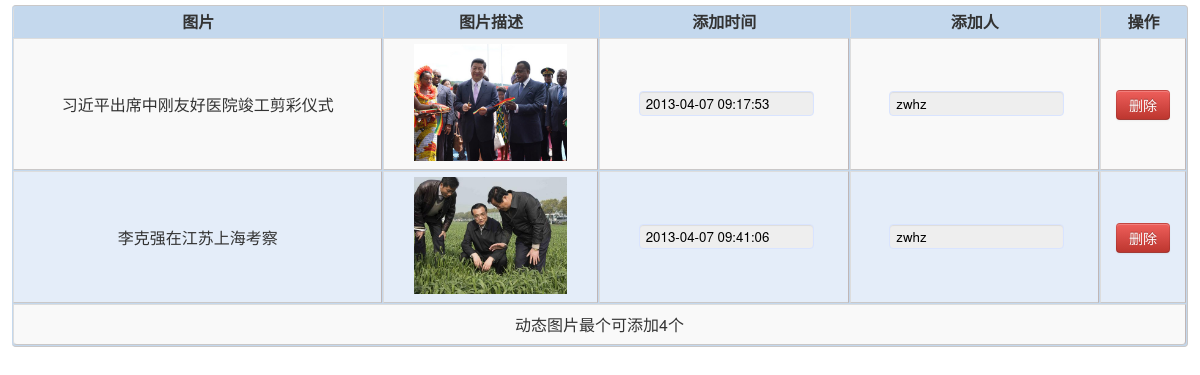
Page /viewImg.php (signed in) on the committed database.
### tables this page shows
CREATE TABLE `main` (
  `id` int(11) NOT NULL AUTO_INCREMENT,
  `code` int(11) NOT NULL COMMENT '0 浠ｈ〃鍚堜綔闄㈡牎 鏈塼itle content link(img) time \\n1 浠ｈ〃鍚堜綔鍔ㄦ? 鏈塼itle content  time \\n2 浠ｈ〃鏀跨瓥鏂囦欢 鏈塼itle content  time \\n3 浠ｈ〃閫氱煡鍏?憡 鏈塼itle content  time \\n4 浠ｈ〃鍙嬫儏閾炬帴 鏈塼itle link(url)\\n5 浠ｈ〃鍔ㄦ?鍥剧墖 鏈塼itle link(img)',
  `title` varchar(255) DEFAULT NULL,
  `link` varchar(255) DEFAULT NULL,
  `time` varchar(255) DEFAULT NULL,
  `content` longtext,
  `select` tinyint(4) DEFAULT NULL,
  `user` varchar(45) DEFAULT NULL,
  PRIMARY KEY (`id`)
);

### inc/init.php (called while the page is built, shortened)
<?php
$ret = connectDB();
function connectDB(){
	$result = @mysql_query("set names utf8");
	$result = @mysql_select_db(DB_NAME);
	return false;
}
?>

### viewImg.php (the view, shortened to what this page needs)
 <?php
	require_once("inc/init.php");
	include_once('inc/header.inc.php');
?>
<div>
	<table class="table table-striped table-bordered table-condensed tablesorter mytable">
		<thead>
			<tr>
				<th>图片</th>
				<th>图片描述</th>
				<th>添加时间</th>
				<th>添加人</th>
				<th>操作</th>
			</tr>
		</thead>
		<tbody>
		<?php
		if(!$conn || !$result || $ret){
			echo "<tr><td colspan='5'>".$ret["message"]."</td></tr>";
		}else{
			getList(8,5);
		}
		?>
		</tbody>
	</table>
 </div>
<?php
function getList($type,$rowNum){
	global $conn;
	$sql = "select * from main WHERE code = '$type' ORDER BY id ";
	$result = mysql_query($sql ,$conn);
	if($result){
		while($row=@mysql_fetch_array($result)){
			echo "
				<tr>
					<td>".$row['title']."</td>
					<td><img height='117' width='153' src='".$row['content']."' style='width:153px;height:117px;'></td>
					<td><input type='text' class='longtext' maxlength='10' style='width:auto;' value='".$row['time']."' disabled></td>
					<td><input type='text' class='longtext' maxlength='10' style='width:auto;' value='".$row['user']."' disabled></td>
					<td><button class='btn btn-danger' onclick=\"deleteImg('".$row["id"]."');\">删除</button></td>
				</tr>
			";
		}
		echo "<tr><td  colspan='5'>动态图片最个可添加4个</td></tr>";
	}else{
		echo "<tr><td  colspan='5'>数据库操作失败，请联系管理员</td></tr>";
		return ;
	}
}
?>
 <?php
	include_once('inc/footer.inc.php');
?>

### css/main.css (style rules this page uses)
html, body, div, span, applet, object, iframe, h1, h2, h3, h4, h5, h6, p, blockquote, pre, a, abbr, acronym, address, big, cite, code, del, dfn, em, font, img, ins, kbd, q, s, samp, small, strike, strong, sub, sup, tt, var, b, u, i, center, dl, dt, dd, ol, ul, li, fieldset, form, label, legend, table, caption, tbody, tfoot, thead, tr, th, td { margin: 0; padding: 0; border: 0; outline: 0; font-size: 100%; vertical-align: baseline; background: transparent; }
input.longtext { margin-top: 7px; font-size: 10pt; width: 200px; color: black; height: 15px; line-height: 15px; vertical-align: middle; border-width: 1px; border-style: solid; border-color: #D9E4FF; margin-left: 5px; }
.mytable { width: 98%; -webkit-margin-start: auto; -webkit-margin-end: auto; border-spacing: 1px; border-color: rgb(202, 200, 200); background-color: rgb(196, 216, 237); }
.mytable, .mytable tr, .mytable tr td, .mytable tr th { text-align:center; vertical-align: middle; border-bottom-color: rgb(202, 200, 200); }
.mytable tr { height:30px; }
.mytable td { height:30px; padding-top:5px; background-color:#E4EDF9; border-bottom: 1px solid rgb(192, 182, 182); border-right: 1px solid rgb(192, 182, 182); }

### rows in the picture
main: title "习近平出席中刚友好医院竣工剪彩仪式", content (picture), time "2013-04-07 09:17:53", user "zwhz"
main: title "李克强在江苏上海考察", content (picture), time "2013-04-07 09:41:06", user "zwhz"
